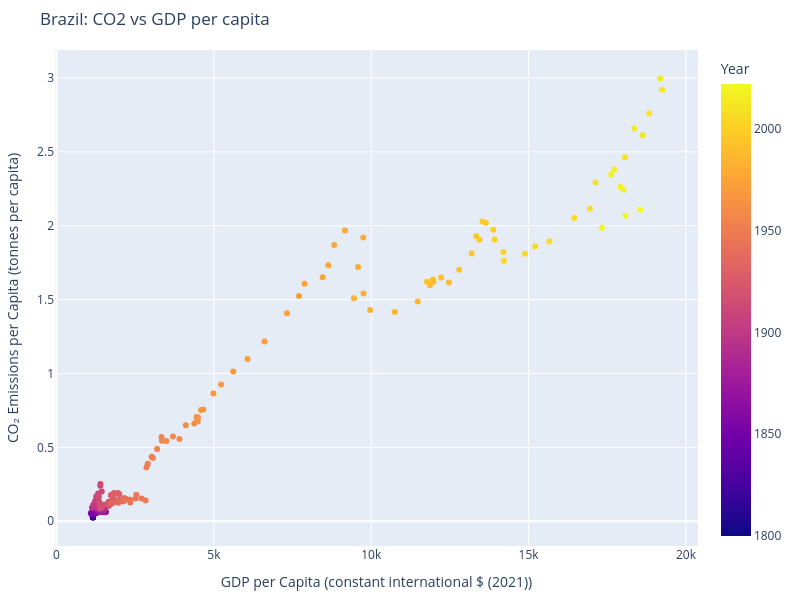

Notebook cell for this chart:
### Code cell
plot_country_px("Brazil")

### Figure 1 — Plotly figure (JSON) as saved in the notebook; plotly's stock layout.template omitted (floating-point values rounded to 4 significant figures; data arrays with more than 128 entries replaced by an {"elided": "..."} marker saying what was removed)
{"data": [{"customdata": {"elided": "223x1 int values"}, "hovertemplate": "GDP per Capita (constant international $ (2021))=%{x}<br>CO₂ Emissions per Capita (tonnes per capita)=%{y}<br>Year=%{marker.color}<extra></extra>", "legendgroup": "", "marker": {"color": {"elided": "223 int values"}, "coloraxis": "coloraxis", "symbol": "circle"}, "mode": "markers", "name": "", "orientation": "v", "showlegend": false, "type": "scatter", "x": {"elided": "223 float values"}, "xaxis": "x", "y": {"elided": "223 float values"}, "yaxis": "y"}], "layout": {"coloraxis": {"colorbar": {"title": {"text": "Year"}}, "colorscale": [[0, "#0d0887"], [0.1111, "#46039f"], [0.2222, "#7201a8"], [0.3333, "#9c179e"], [0.4444, "#bd3786"], [0.5556, "#d8576b"], [0.6667, "#ed7953"], [0.7778, "#fb9f3a"], [0.8889, "#fdca26"], [1, "#f0f921"]]}, "height": 600, "legend": {"tracegroupgap": 0}, "margin": {"b": 40, "l": 50, "r": 50, "t": 50}, "title": {"text": "Brazil: CO2 vs GDP per capita"}, "width": 800, "xaxis": {"anchor": "y", "domain": [0, 1], "title": {"text": "GDP per Capita (constant international $ (2021))"}}, "yaxis": {"anchor": "x", "domain": [0, 1], "title": {"text": "CO₂ Emissions per Capita (tonnes per capita)"}}}}
